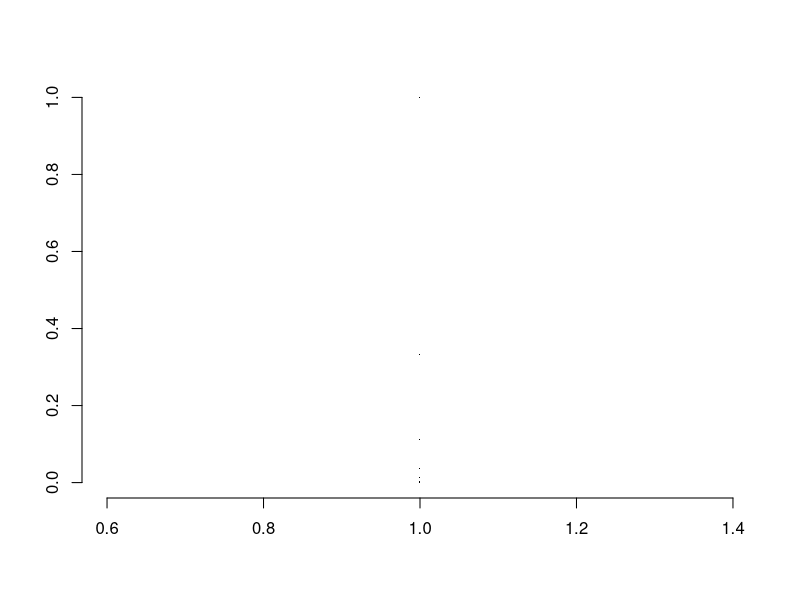

R code for this plot:
# With some rotations - Random Iteration Method
# Koche Snowflake
#-----------------------------------------
#-----------------------------------------
# IFS:
# f_i(x) = \lambda_i R_i*x + v_i, i = 1, ..., 7
# 
# Setup 
#-----------------------------------------
N <- 10000  # Number of iterations

# scale
lambda <- list(1/3, 1/3, 1/3, 1/3, sqrt(3)/3, 1/3, 1/3)

# rotation angles
theta <- list(-2*pi/3, pi/3, 0, -pi/3, pi/6, pi, 0)  

# rotation matrices 
R <- list()
for(i in 1:length(theta)){
R[[i]] <- matrix(data=c(cos(theta[[i]]), sin(theta[[i]]), -sin(theta[[i]]), cos(theta[[i]])), nrow = 2, ncol = 2, byrow = TRUE)
}

# shifts 
V <- list(c(1/6, sqrt(3)/6), c(1/6, sqrt(3)/6), c(1/3, sqrt(3)/3), c(2/3, sqrt(3)/6), c(1/3, 0), c(2/3, 0), c(2/3, 0)) 

# the ifs
FF <- list()
for(i in 1:length(theta)){
  FF[[i]] <- function(input_vector){
    output_vector <- c(lambda[[i]]*unlist(R[[i]])%*%input_vector + unlist(V[[i]]))
    return(output_vector)
    }
}

# Decisions for which function to use in each iteration 
# P(v_i) = 1/8 for 1 = 1, ..., 8
D <- sample(c(1,2,3,4,5,6,7),N,replace = TRUE)

X <- list() # A list to hold the points of the gasket

# Starting point
x_0 <- 1
y_0 <- 1
X[[1]] <- c(x_0,y_0)

# Apply the functions, in the order of D, to (x_0, y_0)
for(n in 2:N){
  X[[n]] <- FF[[D[[n-1]]]](X[[n-1]])
}

# Prepare for plotting
M<- c(x_0,y_0)
for(i in 2:N){
  M <- rbind(M,X[[i]])  
}

# Plot the points
plot(x=M[,1],y=M[,2],
     xlab ="",ylab="",pch='.',frame.plot=FALSE)
